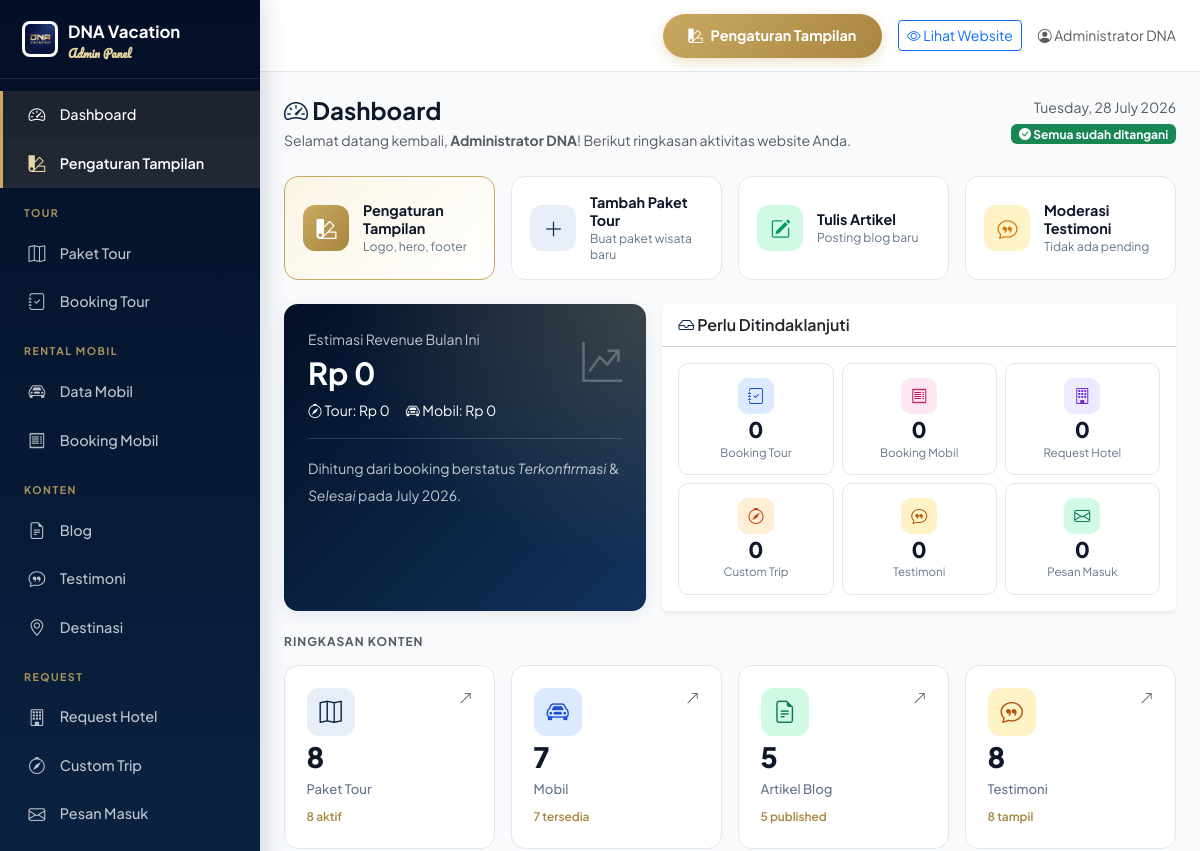
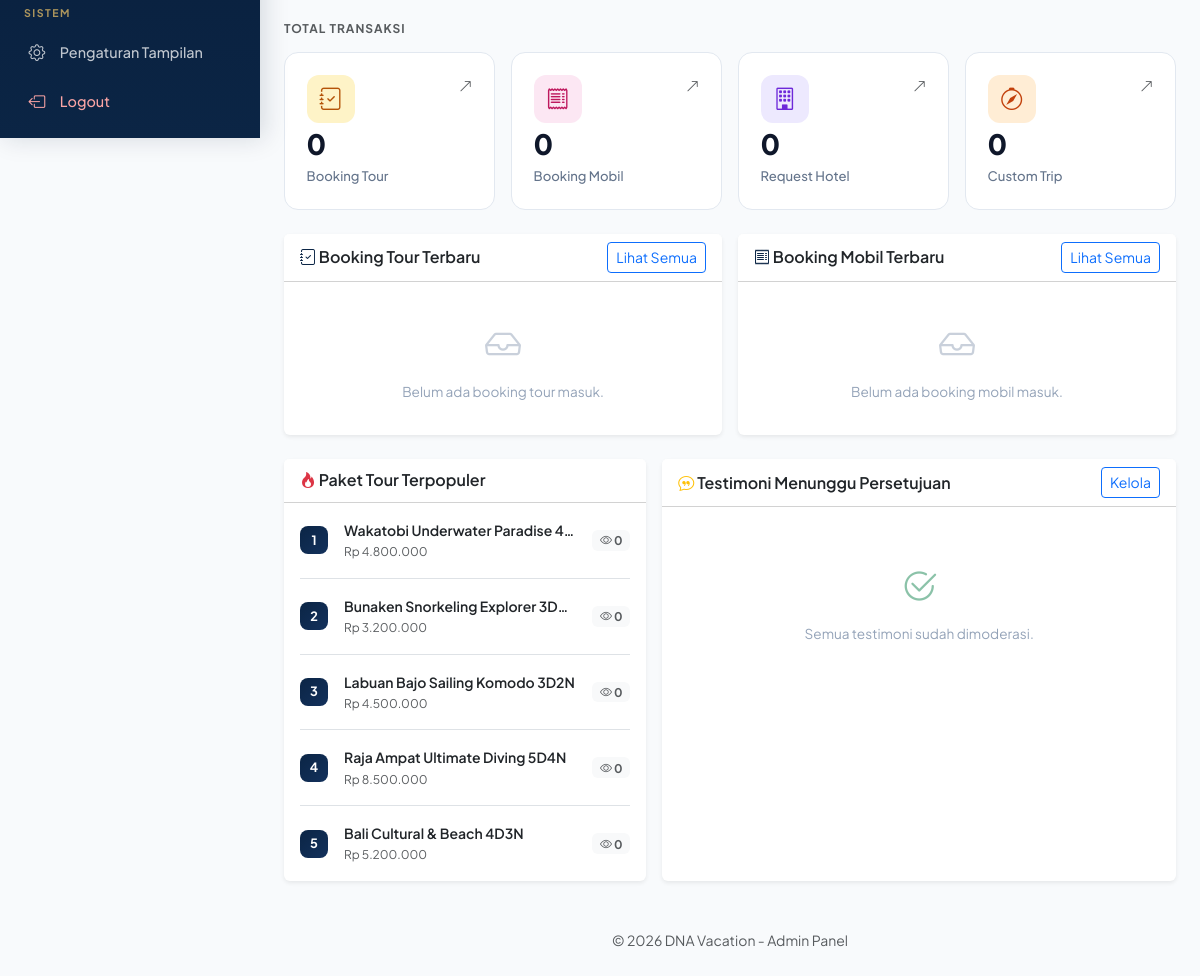
/admin/ (signed in), run on the app's committed database (2 pictures, top to bottom).
### tables this page shows
CREATE TABLE tours (
  id INT AUTO_INCREMENT PRIMARY KEY,
  title VARCHAR(200) NOT NULL,
  slug VARCHAR(220) NOT NULL UNIQUE,
  destination_id INT,
  category_id INT,
  description TEXT,
  itinerary TEXT,
  includes TEXT,
  excludes TEXT,
  terms TEXT,
  meeting_point VARCHAR(255),
  duration VARCHAR(50),
  duration_days INT DEFAULT 1,
  price DECIMAL(12,0) NOT NULL DEFAULT 0,
  price_label VARCHAR(50) DEFAULT 'per orang',
  min_persons INT DEFAULT 1,
  max_persons INT DEFAULT 20,
  image VARCHAR(255),
  gallery TEXT COMMENT 'JSON array of image paths',
  is_active TINYINT(1) DEFAULT 1,
  is_best_seller TINYINT(1) DEFAULT 0,
  is_promo TINYINT(1) DEFAULT 0,
  promo_price DECIMAL(12,0) DEFAULT NULL,
  departure_dates TEXT COMMENT 'JSON array of dates',
  sort_order INT DEFAULT 0,
  view_count INT DEFAULT 0,
  meta_title VARCHAR(200),
  meta_description TEXT,
  created_at TIMESTAMP DEFAULT CURRENT_TIMESTAMP,
  updated_at TIMESTAMP DEFAULT CURRENT_TIMESTAMP ON UPDATE CURRENT_TIMESTAMP,
  FOREIGN KEY (destination_id) REFERENCES destinations(id) ON DELETE SET NULL,
  FOREIGN KEY (category_id) REFERENCES tour_categories(id) ON DELETE SET NULL,
  INDEX idx_active (is_active),
  INDEX idx_destination (destination_id),
  INDEX idx_category (category_id)
);

### admin/index.php (the view, shortened to what the rows shown need)
<?php
require_once __DIR__ . '/includes/header.php';
$topTours             = $pdo->query("SELECT title, view_count, price FROM tours WHERE is_active=1 ORDER BY view_count DESC LIMIT 5")->fetchAll();
?>
<div class="p-3 p-md-4">
    <div class="row g-3">
        <div class="col-lg-5">
            <div class="card border-0 shadow-sm h-100">
                <div class="card-body">
                    <?php if (empty($topTours)): ?>
                        <div class="empty-state"><i class="bi bi-map"></i><p>Belum ada paket tour.</p></div>
                    <?php else: ?>
                        <?php foreach ($topTours as $i => $t): ?>
                        <div class="d-flex align-items-center gap-3 <?= $i < count($topTours) - 1 ? 'mb-3 pb-3 border-bottom' : '' ?>">
                            <span class="rank-badge"><?= $i + 1 ?></span>
                            <div class="flex-grow-1 min-w-0">
                                <div class="fw-semibold small text-truncate"><?= e($t['title']) ?></div>
                                <div class="text-muted" style="font-size:.75rem"><?= formatRupiah($t['price']) ?></div>
                            </div>
                            <span class="badge bg-light text-muted flex-shrink-0"><i class="bi bi-eye"></i> <?= $t['view_count'] ?></span>
                        </div>
                        <?php endforeach; ?>
                    <?php endif; ?>
                </div>
            </div>
        </div>
    </div>
</div>
<?php require_once __DIR__ . '/includes/footer.php'; ?>

### data on the page
tours: title "Wakatobi Underwater Paradise 4…", price "Rp 4.800.000", view_count "0"
tours: title "Bunaken Snorkeling Explorer 3D2N", price "Rp 3.200.000", view_count "0"
tours: title "Labuan Bajo Sailing Komodo 3D2N", price "Rp 4.500.000", view_count "0"
tours: title "Raja Ampat Ultimate Diving 5D4N", price "Rp 8.500.000", view_count "0"
tours: title "Bali Cultural & Beach 4D3N", price "Rp 5.200.000", view_count "0"

### other printed values
$_SESSION['admin_name'] "Administrator DNA"
formatRupiah($revenueTotal) "Rp 0"
formatRupiah($revenueThisMonth) "Rp 0"
formatRupiah($revenueCarMonth) "Rp 0"
$count "0"
$label "Booking Tour"
$label "Booking Mobil"
$label "Request Hotel"
$label "Custom Trip"
$label "Testimoni"
$label "Pesan Masuk"
$value "8"
$label "Paket Tour"
$sub "8 aktif"
$value "7"
